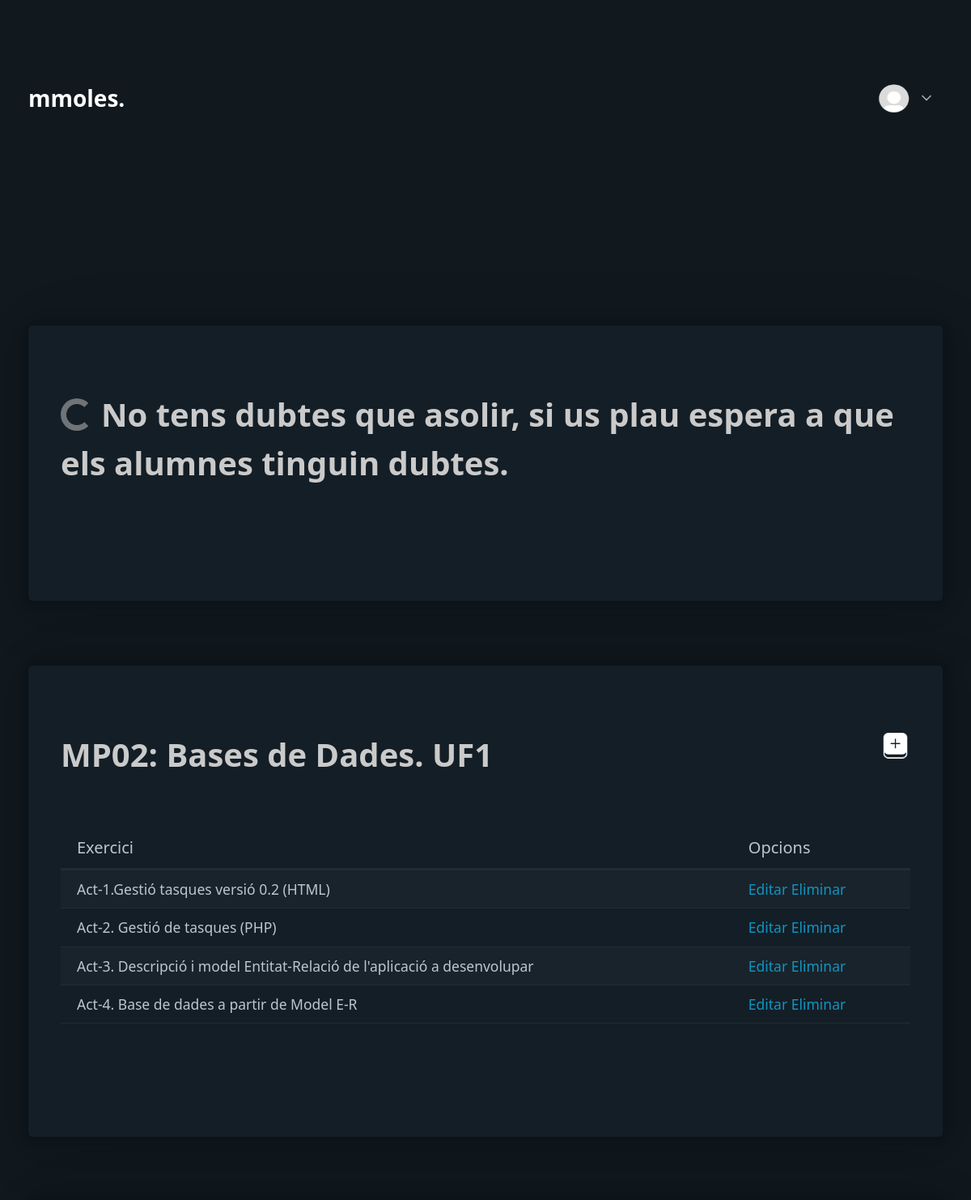
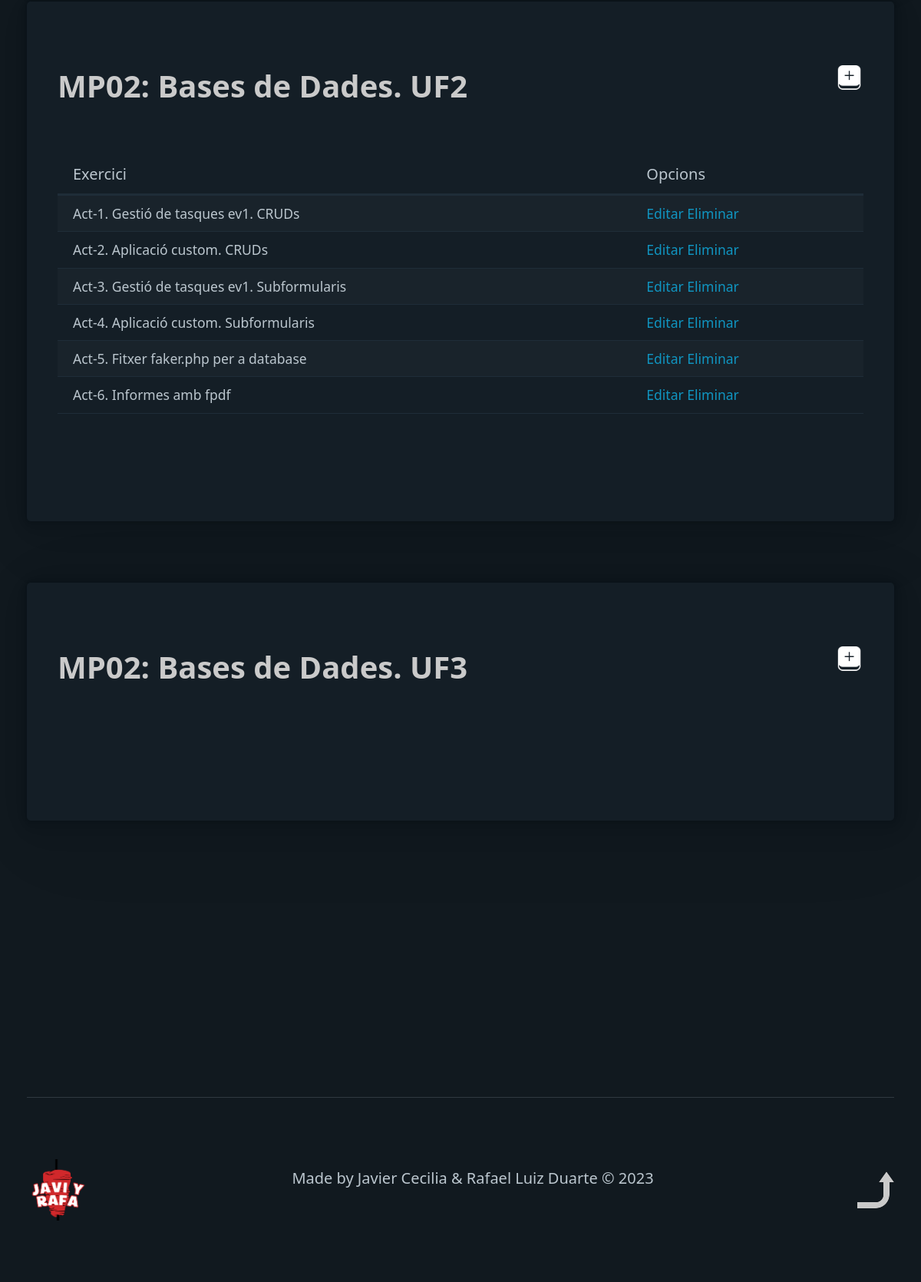
The page /pages/admin/admin.php (signed in) on the database its author committed (2 pictures, top to bottom).
### tables this page shows
CREATE TABLE moduls (
    id_modul INT PRIMARY KEY AUTO_INCREMENT,

    modul VARCHAR(255),

    uf VARCHAR(255),

    profesor INT,
    FOREIGN KEY (profesor) REFERENCES usuarios (id_usuario)
);

CREATE TABLE exercicis (
    id_exercici INT PRIMARY KEY AUTO_INCREMENT,

    modul_FK INTEGER,
    FOREIGN KEY (modul_FK) REFERENCES moduls (id_modul),

    exercici VARCHAR(255)
);

### pages/admin/admin.php (the view, shortened to what this page needs)
<!DOCTYPE html>
<html lang="en" data-theme="dark">
<head>
    <link rel="stylesheet" href="../../css/pico.min.css">
    <link rel="stylesheet" href="../../css/style.css">
</head>
<body class="container">
    <?php
        require "../../database.php";
        $sql = "SELECT * FROM usuarios WHERE usuario = '".$_SESSION["usuario"]."'";
        $usuarios = mysqli_query($con,$sql) or exit(mysqli_error($con));
        $usuario = mysqli_fetch_array($usuarios);
        if ($usuario["perfil_img"] == "") {
            $foto_perfil = "default.png";
        } else {
            $foto_perfil = $usuario["perfil_img"];
        }
    ?>
    <header>
        <nav>
            <ul>
                <li><strong class="title"><?php echo $_SESSION["usuario"] ?>.</strong></li>
            </ul>
            <details role="list" dir="rtl">
            <summary><img class="profile" src="../../img/user_img/<?php echo $foto_perfil ?>"></summary>
            </details>
        </nav>
    </header>
    <main>
        <?php
        $sql = "SELECT * FROM consultes WHERE acabada='0' AND profesor_FK = ".$usuario["id_usuario"];
        $consultes_no = mysqli_query($con,$sql) or exit(mysqli_error($con));
        $vacio = mysqli_fetch_array($consultes_no);
        ?>
        <?php if(empty($vacio["id_consulta"])){?>
            <article>
                <h1 aria-busy="true">No tens dubtes que asolir, si us plau espera a que els alumnes tinguin dubtes.</h1>
            </article>
        <?php } ?>
        <?php
        $sql = "SELECT * FROM moduls WHERE profesor = ".$usuario["id_usuario"];
        $moduls = mysqli_query($con,$sql) or exit(mysqli_error($con));
        while($modul = mysqli_fetch_array($moduls)){
        $sql = "SELECT * FROM exercicis WHERE modul_FK = ".$modul["id_modul"];
        $exercicis_buit = mysqli_query($con,$sql) or exit(mysqli_error($con));
        $exercici_buit = mysqli_fetch_array($exercicis_buit);
        ?>
        <article id="3">
            <div style="display: flex; justify-content: space-between;">
                    <h1><?php echo $modul["modul"] ?>. <?php echo $modul["uf"] ?></h1>
                    <?php
                    $sql = "SELECT * FROM moduls WHERE modul = '".$modul["modul"]."' AND uf = '".$modul["uf"]."'";
                    $moduls_crear = mysqli_query($con,$sql) or exit(mysqli_error($con));
                    $modul_crear = mysqli_fetch_array($moduls_crear);
                    ?>
                    <a href="../exercicis/exercicis_create.php?id_modul_crear=<?php echo $modul_crear["id_modul"] ?>"><img src="../../img/plus_icon.png" width="37px"></a>
            </div>
            <figure>
                <?php
                $sql = "SELECT * FROM moduls WHERE profesor = ".$usuario["id_usuario"];
                $moduls2 = mysqli_query($con,$sql) or exit(mysqli_error($con));
                $sql = "SELECT * FROM exercicis WHERE modul_FK = ".$modul["id_modul"]." ORDER BY exercici ASC";
                $exercicis = mysqli_query($con,$sql) or exit(mysqli_error($con));
                ?>
                <?php if (!empty($exercici_buit)) { ?>
                <table role="grid">
                        <thead>
                            <tr>
                                <th>Exercici</th>
                                <th>Opcions</th>
                            </tr>
                        </thead>
                        <tbody>
                            <?php while($exercici = mysqli_fetch_array($exercicis)) { ?>
                            <tr>
                                <td>
                                    <?php echo $exercici["exercici"] ?>
                                </td>
                                <td>
                                    <a href="../exercicis/exercicis_edit.php?id_exercici=<?php echo $exercici['id_exercici']?>">Editar</a>
                                    <a href="../exercicis/exercicis_delete.php?id_exercici=<?php echo $exercici['id_exercici']?>">Eliminar</a>
                                </td>
                            </tr>
                            <?php } ?>
                        </tbody>
                    </table>
                <?php } ?>
                </figure>
            </article>
        <?php } ?>
    </main>
    <footer id="footer">
        <div>
            <img src="../../img/logo.png" class="logo">
        </div>
        <div>
            <p>
                Made by Javier Cecilia & Rafael Luiz Duarte © <?php echo date("Y"); ?>
            </p>
        </div>
        <div>
            <a href="#"><img src="../../img/arrow-up_icon-rev.png" class="flecha"></a>
        </div>
    </footer>
</body>
</html>

### css/style.css (style rules this page uses)
html { scroll-behavior: smooth; }
h1 { color: rgb(202, 202, 202); }
details[role=list] summary:not([role]) { height: calc(1rem * var(--line-height) + var(--form-element-spacing-vertical) * 2 + var(--border-width) * 2); padding: var(--form-element-spacing-vertical) var(--form-element-spacing-horizontal); border-radius: var(--border-radius); background-color: var(--form-element-background-color); color: var(--form-element-placeholder-color); line-height: inherit; border: none !important; cursor: pointer; transition: none !important; }
details[role=list] summary::after, li[role=list]>a::after { height: 40px; }
nav details { margin: auto 0; }
.title { font-size: 28px; font-weight: bold; color: white; }
.profile { width: 40px; height: 40px; border-radius: 50%; }
#footer { display: flex; justify-content: space-between; align-items: center; gap: 40px; margin-top: 200px; border-top: 1px solid #303941; }
#footer p { text-align: center; }
#footer .logo { width: 80px; }

### rows shown on the page
moduls: modul "MP02: Bases de Dades", uf "UF1"
exercicis: exercici "Act-1.Gestió tasques versió 0.2 (HTML)"
exercicis: exercici "Act-2. Gestió de tasques (PHP)"
exercicis: exercici "Act-3. Descripció i model Entitat-Relació de l'aplicació a desenvolupar"
exercicis: exercici "Act-4. Base de dades a partir de Model E-R"
moduls: modul "MP02: Bases de Dades", uf "UF2"
exercicis: exercici "Act-1. Gestió de tasques ev1. CRUDs"
exercicis: exercici "Act-2. Aplicació custom. CRUDs"
exercicis: exercici "Act-3. Gestió de tasques ev1. Subformularis"
exercicis: exercici "Act-4. Aplicació custom. Subformularis"
exercicis: exercici "Act-5. Fitxer faker.php per a database"
exercicis: exercici "Act-6. Informes amb fpdf"
moduls: modul "MP02: Bases de Dades", uf "UF3"

### other values the page prints
$_SESSION["usuario"] "mmoles"
